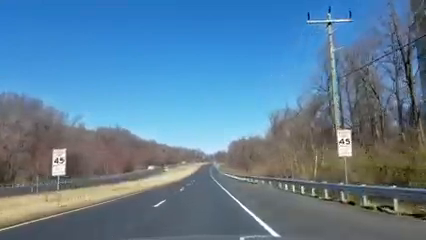
#> input picture frame 89 of sample images/testvideo3.mp4, 426 x 240 px
$ python project2.py
#> lines starting #> are read from the running program, lines starting #| are printed output that depends on the picture; after the words box and inside, x2 and y2 are one past the last pixel; in counts of white or black regions, pixels touching at a corner belong together
# [9 lines of commented-out code are left out]
import cv2 as cv

# The video feed is read in as a VideoCapture object
cap = cv.VideoCapture("testvideo3.mp4")
while (cap.isOpened()):

    ret, frame = cap.read()
#> frame is the input picture: shape (240, 426, 3); mean B, G, R 153.4, 126.6, 92.4
    gray=cv.cvtColor(frame,cv.COLOR_BGR2GRAY)
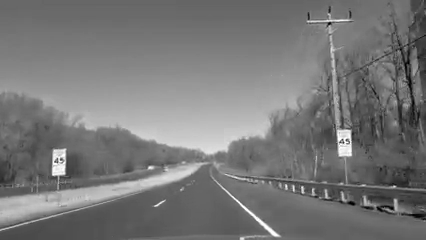
#> gray: shape (240, 426); min 0, max 255, mean 119.4
    canny=cv.Canny(gray,450,280)
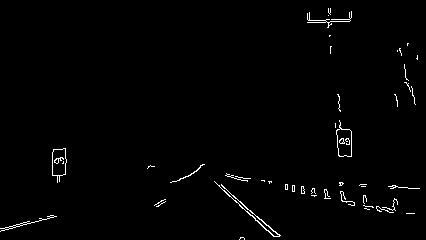
#> canny: shape (240, 426); 1.2% white in thin lines or dots
    if ret == True:
         cv.imshow("video",frame)
         cv.imshow("video",gray)
         cv.imshow("video", canny)

         if cv.waitKey(10) & 0xFF == ord('q'):
#> (key q is pressed here)
            break
    else:
        break

cap.release()
cv.destroyAllWindows()

$ run again, starting later in the video
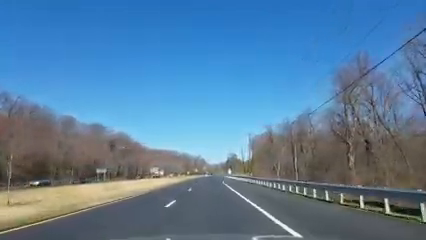
#> input picture frame 400 of sample images/testvideo3.mp4, 426 x 240 px
#> frame is the input picture: shape (240, 426, 3); mean B, G, R 157.8, 125.4, 87.5
#> `gray=cv.cvtColor(frame,cv.COLOR_BGR2GRAY)`:
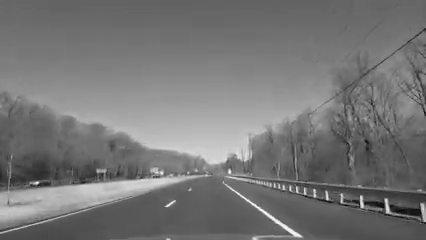
#> gray: shape (240, 426); min 1, max 255, mean 117.7
#> `canny=cv.Canny(gray,450,280)`:
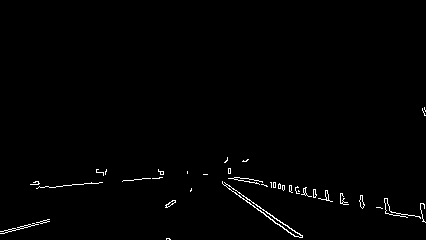
#> canny: shape (240, 426); 1% white in thin lines or dots, all inside (x1, y1, x2, y2) = (0, 107, 426, 240)

$ run again, starting later in the video
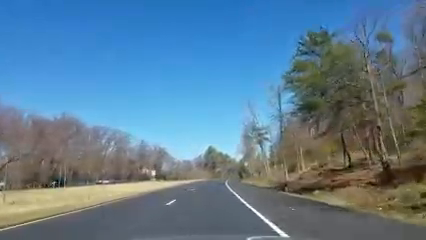
#> input picture frame 712 of sample images/testvideo3.mp4, 426 x 240 px
#> frame is the input picture: shape (240, 426, 3); mean B, G, R 147.4, 124.6, 92.9
#> `gray=cv.cvtColor(frame,cv.COLOR_BGR2GRAY)`:
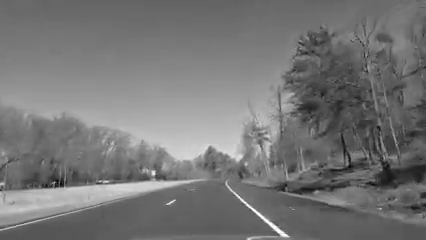
#> gray: shape (240, 426); min 0, max 255, mean 117.7
#> `canny=cv.Canny(gray,450,280)`:
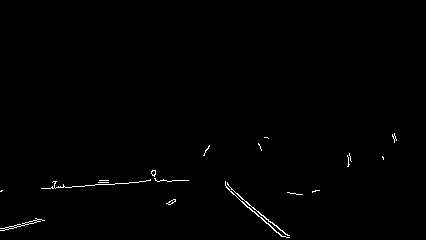
#> canny: shape (240, 426); 0.62% white in thin lines or dots, all inside (x1, y1, x2, y2) = (0, 133, 397, 238)
